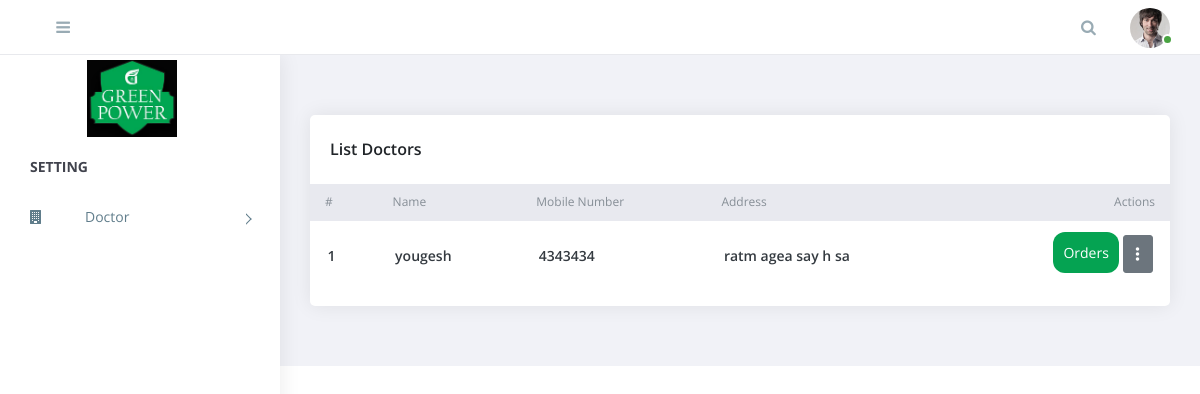
/main/list-doctor/ (signed in), run on the app's committed database.
### main/models.py (models this page shows)
class doctor(models.Model):
    name = models.CharField(max_length=50)
    mobile_no = models.IntegerField()
    address = models.CharField(max_length=225)

### main/views.py (the view)
# urls.py: path('list-doctor/', list_doctor, name='list_doctor'),
@login_required(login_url='login')
def list_doctor(request):
    data = doctor.objects.all()
    context = {
        'data' : data
    }
    return render(request, 'main/list_doctor.html', context)

### templates/main/list_doctor.html (shortened to what this page needs)
{% extends 'base/base.html' %}
{% block content %}
<div class="row">
    <div class="col-xl-12">
        <div class="card">
            <div class="card-body">
                <h4 class="box-title"> List Doctors</h4>
            </div>
            <div class="card-body--">
                <div class="table-stats order-table ov-h">
                    <table class="table ">
                        <thead>
                            <tr>
                                <th class="serial">#</th>
                                <th>Name</th>
                                <th>Mobile Number</th>
                                <th>Address</th>
                                <th>Actions</th>
                            </tr>
                        </thead>
                        <tbody>
                            {% if data %}
                            {% for i in data %}
                            <tr>
                                <td class="serial">{{ forloop.counter }}</td>
                                <td>{{ i.name }}</td>
                                <td>{{ i.mobile_no }}</td>
                                <td>{{ i.address }}</td>
                                <td>
                                    <a href="{% url 'list_bill' i.id %}"> <button id="payment-button"  style="background-color: #40a94b; border: #40a94b;  padding: 10px;border-radius: 12px;" type="submit" class="btn-info ">
                                         <span id="payment-button-amount">Orders</span>
                                     </button>  </a>
                                    <button class="btn btn-secondary rounded-pill" type="button" id="dropdownMenuButton" data-toggle="dropdown" aria-haspopup="true" aria-expanded="false">
                                        <i class="fa-solid fa-ellipsis-vertical"></i>
                                    </button>
                                 </td>
                            </tr>
                            {% endfor %}
                            {% else %}
                                <tr><td>No Product Data</td></tr>
                            {% endif %}
                        </tbody>
                    </table>
                </div>
            </div>
        </div>
    </div>
</div>
{% endblock content %}

### static/assets/css/style.css (style rules this page uses)
body { display: table; font-family: "Open Sans", sans-serif; font-size: 16px; width: 100%; }
a, button { text-decoration: none; outline: none !important; color: #878787; -webkit-transition: all 0.25s ease; transition: all 0.25s ease; }
h1, h2, h3, h4, h5, h6 { margin: 0; }
.ov-h { overflow: hidden; }
.btn, button, input, textarea { -webkit-box-shadow: none; box-shadow: none; outline: 0 !important; }
.btn { border-radius: 3px; }
.order-table { position: relative; }
.order-table:after, .order-table:before { content: ""; position: absolute; top: 0px; height: 37px; width: 10px; background: #e8e9ef; }
.order-table:after { right: -1px; }
.order-table:before { left: -1px; }
.order-table tr th { background: #e8e9ef; }
.order-table tr td:last-child, .order-table tr th:last-child { text-align: right; }
.order-table tr:last-child td { border: none; }
.card { margin-bottom: 1.875em; border-radius: 5px; padding: 0; border: 0px solid transparent; -webkit-box-shadow: 0 0 20px rgba(0, 0, 0, 0.08); box-shadow: 0 0 20px rgba(0, 0, 0, 0.08); }
.card .box-title { font-weight: 600; font-size: 1em; padding: 5px 0; }
.card .card-body { float: left; padding: 1.25em; position: relative; width: 100%; }
.card h4 { font-size: 1.1rem; }
.table-stats table { font-family: 'Open Sans'; }
.table-stats table th, .table-stats table td { border: none; border-bottom: 1px solid #e8e9ef; color: #868e96; font-size: 12px; font-weight: normal; padding: .75em 1.25em; }
.table-stats table td { color: #343a40; font-size: 14px; font-weight: 600;; vertical-align: middle; }
.btn, .button { display: inline-block; font-weight: 400; text-align: center; white-space: nowrap; vertical-align: middle; -webkit-transition: all .15s ease-in-out; transition: all .15s ease-in-out; border-radius: 3; cursor: pointer; }
@media (max-width: 1368px) { .card-body { padding: 15px; } }

### templates/base/base.html (style rules this page uses)
.btn-info { background-color: #05a352 !important; }

### data on the page
doctor: name "yougesh", mobile_no "4343434", address "ratm agea say h sa"
